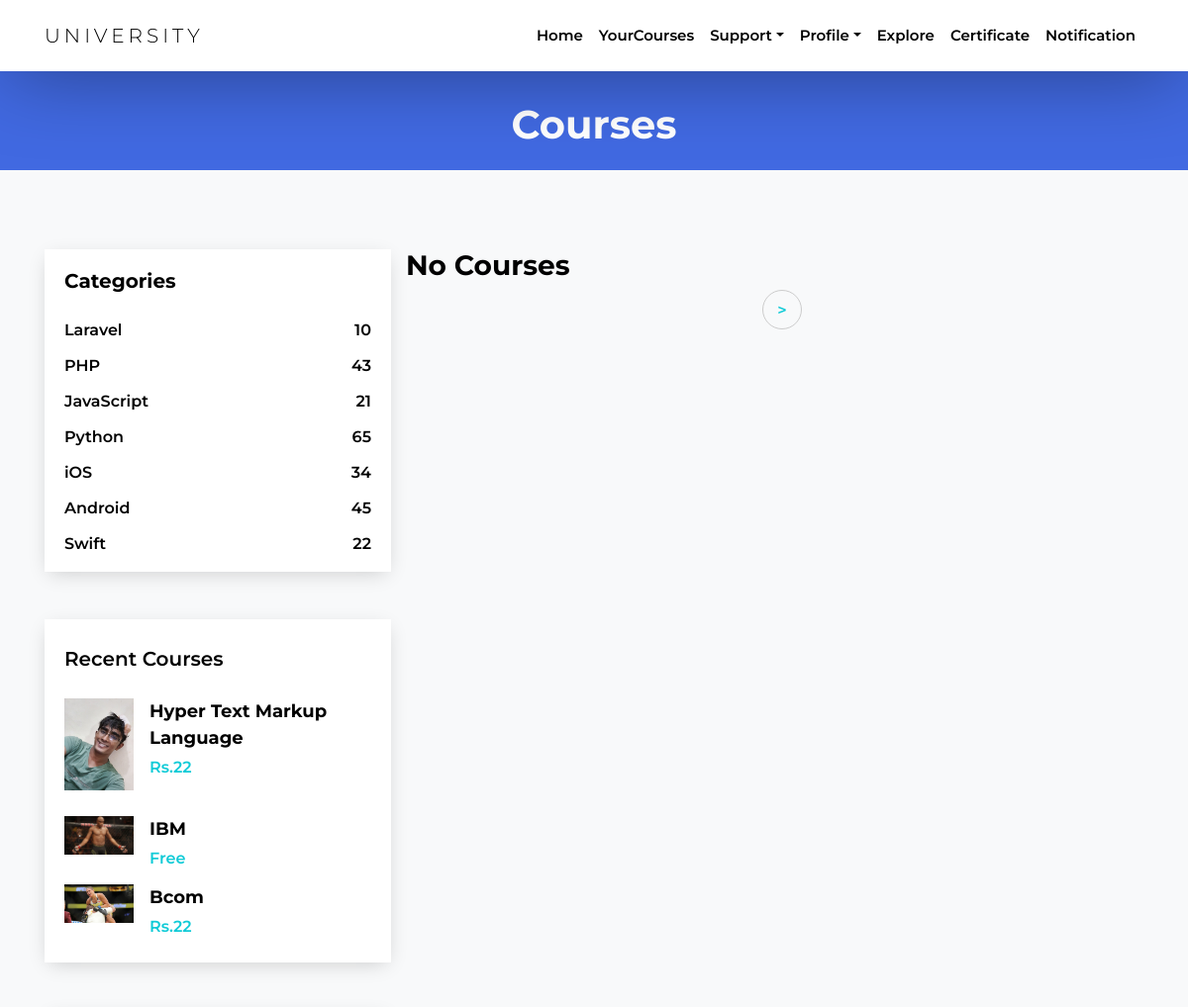
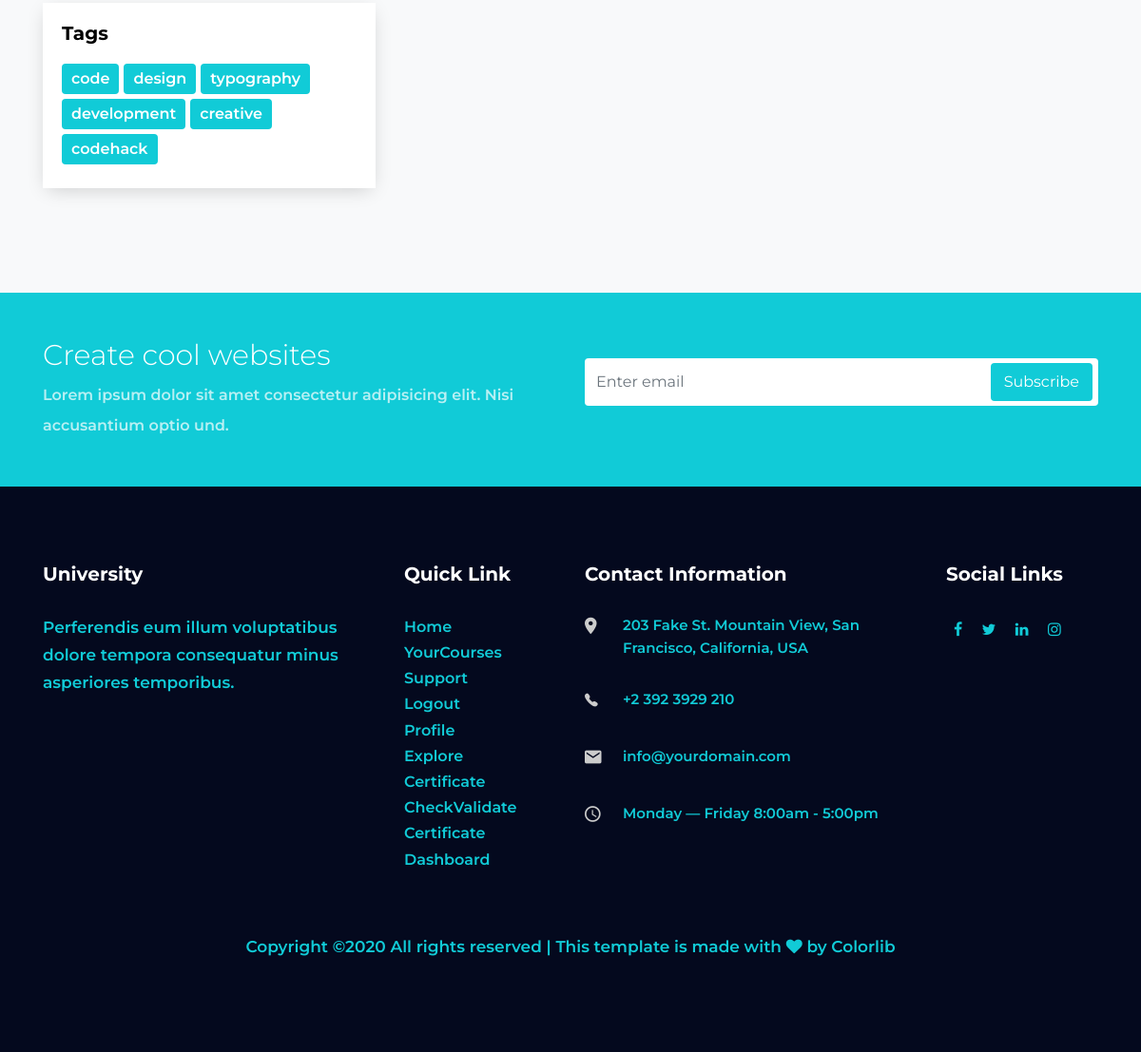
The page /index.php?action=yourcourses (signed in) on the database its author committed (2 pictures, top to bottom).
### tables this page shows
CREATE TABLE `courses` (
  `course_id` int(255) NOT NULL,
  `course_name` varchar(255) NOT NULL,
  `course_code` varchar(255) NOT NULL,
  `course_summary` varchar(255) NOT NULL,
  `course_tags` varchar(255) NOT NULL,
  `course_by` varchar(255) NOT NULL,
  `course_language` varchar(255) NOT NULL,
  `course_image` varchar(255) NOT NULL,
  `course_price` varchar(20) NOT NULL,
  `course_unique` varchar(15) NOT NULL
);

### classes/courses.php (called while the page is built, shortened)
<?php
class Courses{
	public function __construct($data=array())
	{
		if(isset($data['course_id']))
		{
		$this->course_id = $data['course_id'];
		}
		if(isset($data['course_code']))
		{
			$this->course_code = $data['course_code'];
		}
		if(isset($data['course_image']))
		{
			$this->course_image = $data['course_image'];
		}
		if(isset($data['course_price']))
		{
			$this->course_price = $data['course_price'];
		}
	}
    public static function getLimitedCourses($numRows = 12){
		$page = isset($_GET['page']) ? $_GET['page'] : 1;
        $start = ($page - 1) * $numRows;
		$conn = new PDO(DB_DSN,DB_USERNAME,DB_PASSWORD);
		$sql = "SELECT SQL_CALC_FOUND_ROWS * FROM courses ORDER BY course_id DESC LIMIT :start,:numRows";
		$stmt = $conn->prepare($sql);
		$stmt->bindValue(":start",$start,PDO::PARAM_INT);
		$stmt->bindValue(":numRows",$numRows,PDO::PARAM_INT);
		$stmt->execute();
		$list = array();
		while($row = $stmt->fetch())
		{
			$courses = new Courses($row);
			$list[] = $courses;
		}
		return(array("results"=>$list));
	}
	public static function listYourCourses($numRows = 12){
		$page = isset($_GET['page']) ? $_GET['page'] : 1;
        $start = ($page - 1) * $numRows;
		$conn = new PDO(DB_DSN,DB_USERNAME,DB_PASSWORD);
		$sql = "SELECT SQL_CALC_FOUND_ROWS * FROM addcourses_test LEFT JOIN courses ON course_id = courses_added WHERE user_id = :user_id ORDER BY courses_id DESC LIMIT :start,:numRows";
		$stmt= $conn->prepare($sql);
		$stmt->bindValue(":user_id",$_SESSION['user_id'],PDO::PARAM_INT);
		$stmt->bindValue(":start",$start,PDO::PARAM_INT);
		$stmt->bindValue(":numRows",$numRows,PDO::PARAM_INT);
		$stmt->execute();
		$list = array();
		return(array("results"=>$list));
	}
    public static function getYourCoursesPagination($numRows = 12){
		$conn = new PDO(DB_DSN,DB_USERNAME,DB_PASSWORD);
		$sql = "SELECT SQL_CALC_FOUND_ROWS * FROM addcourses_test LEFT JOIN courses ON course_id = courses_added WHERE user_id = :user_id ORDER BY courses_id DESC";
		$stmt = $conn->prepare($sql);
		$stmt->bindValue(":user_id",$_SESSION['user_id'],PDO::PARAM_INT);
        $stmt->execute();
		$list = array();
        $page = isset($_GET['page']) ? $_GET['page'] : 1;
		$prev = $page - 1;
        $next = $page + 1;
		$sql = "SELECT FOUND_ROWS() AS totalRows";
		$totalRows = $conn->query($sql)->fetch();
		$total_pages = ceil($totalRows[0]/$numRows);
		return(array("results" => $list,"page" => $page,"prev" => $prev,"next" => $next,"totalPages" => $total_pages));
	}
}
?>

### templates/yourcourses.php (the view, shortened to what this page needs)
<?php include 'header_main.php'; ?>
    <section class="site-hero1 site-sm-hero overlay" data-stellar-background-ratio="0.5" style="background-color:royalblue">
      <div class="container">
        <div class="row align-items-center justify-content-center site-hero-sm-inner">
          <div class="col-md-7 text-center">
            <div class="element-animate1">
              <h1 class="mb-2 text-white">Courses</h1>
            </div>
          </div>
        </div>
      </div>
    </section>
    <div class="site-section bg-light">
      <div class="container">
        <div class="row">
          <div class="col-md-6 col-lg-8 order-md-2">
            <div class="row">
			<?php
			if(empty($results['your_courses']))
			{
				echo "<h3>No Courses</h3>";
			}
			  ?>
            </div>
            <div class="row mb-5">
              <div class="col-md-12 text-center">
                <div class="block-27">
                  <ul>
                    <?php
                echo"<li><a href='.?action=yourcourses&page=$results[next]'>&gt;</a></li>";
					?>
                  </ul>
                </div>
              </div>
            </div>
          </div>
          <div class="col-md-6 col-lg-4 order-md-1">
            <div class="block-24 mb-5">
              <h3 class="heading">Categories</h3>
              <ul>
                <li><a href="#">Laravel <span>10</span></a></li>
                <li><a href="#">PHP <span>43</span></a></li>
                <li><a href="#">JavaScript <span>21</span></a></li>
                <li><a href="#">Python <span>65</span></a></li>
                <li><a href="#">iOS <span>34</span></a></li>
                <li><a href="#">Android <span>45</span></a></li>
                <li><a href="#">Swift <span>22</span></a></li>
              </ul>
            </div>
            <div class="block-25 mb-5">
              <div class="heading">Recent Courses</div>
              <ul>
                <?php
			  foreach($results['recent_courses'] as $recent_courses)
			  {
			  echo"
                <li>
                  <a href='.?action=lessons&course_id=$recent_courses->course_id' class='d-flex'>
                    <figure class='image mr-3'>
                      <img src='Profilepics/Courses/fullsize/$recent_courses->course_id$recent_courses->course_image' alt='' class='img-fluid'>
                    </figure>
                    <div class='text'>
                      <h3 class='heading'>$recent_courses->course_code</h3>";
					if(empty($recent_courses->course_price))
					{
                      echo"<span class='meta'>Free</span>";
					}
					else
					{
						echo"<span class='meta'>Rs.$recent_courses->course_price</span>";
					}
              echo"</div>
                  </a>
                </li>";
			  }
				?>
              </ul>
            </div>
            <div class="block-26">
              <h3 class="heading">Tags</h3>
              <ul>
                <li><a href="#">code</a></li>
                <li><a href="#">design</a></li>
                <li><a href="#">typography</a></li>
                <li><a href="#">development</a></li>
                <li><a href="#">creative</a></li>
                <li><a href="#">codehack</a></li>
              </ul>
            </div>
          </div>
        </div>
      </div>
    </div>
    <div class="py-5 block-22">
      <div class="container">
        <div class="row align-items-center">
          <div class="col-md-6 mb-4 mb-md-0 pr-md-5">
            <h2 class="heading">Create cool websites</h2>
            <p>Lorem ipsum dolor sit amet consectetur adipisicing elit. Nisi accusantium optio und.</p>
          </div>
          <div class="col-md-6">
            <form action="#" class="subscribe">
              <div class="form-group">
                <input type="email" class="form-control email" placeholder="Enter email">
                <input type="submit" class="btn btn-primary submit" value="Subscribe">
              </div>
            </form>
          </div>
        </div>
      </div>
    </div>
<?php include 'footer_main.php'; ?>

### css/style.css (style rules this page uses)
body { background: #fff; font-family:'Montserrat', sans-serif; font-weight: 600; font-size: 16px; line-height: 2; color: gray; overflow-x: hidden; }
a { -webkit-transition: .3s all ease; -o-transition: .3s all ease; transition: .3s all ease; text-decoration: none; }
h1, h2, h3, h4, h5 { color: #000; font-family:'Montserrat', sans-serif; font-weight: 700; }
.site-hero1.site-sm-hero { height: 100px; }
.site-section { padding:5em 0em; }
.btn, .form-control { outline: none; -webkit-box-shadow: none !important; box-shadow: none !important; border-radius: 0; }
.form-control { -webkit-box-shadow: none !important; box-shadow: none !important; }
.btn { position: relative; border-radius: 4px; color: #000; }
.btn.btn-primary { color: #fff; border: 2px solid transparent; }
.element-animate1 h1 { margin-top:30px; color:black; }
.block-22 { background: #11cbd7; }
.block-22 .heading { font-size: 30px; font-weight: 300; color: #fff; }
.block-22 p { color: rgba(255, 255, 255, 0.7); }
.block-22 p:last-child { margin-bottom: 0; }
.block-22 .subscribe .form-group { position: relative; }
.block-22 .subscribe .email { height: 50px; border-radius: 4px; background: #fff; border: none !important; }
.block-22 .subscribe .submit { position: absolute; top: 5px; right: 6px; }
.block-24 { background: #fff; -webkit-box-shadow: 0 5px 20px -5px rgba(0, 0, 0, 0.2); box-shadow: 0 5px 20px -5px rgba(0, 0, 0, 0.2); padding-bottom: 10px; }
.block-24 .heading { font-size: 20px; margin: 0 0 20px 0; padding: 20px 0 0 20px; color: #000; }
.block-24 ul, .block-24 ul li { padding: 0; margin: 0; }
.block-24 ul li { display: block; }
.block-24 ul li a { display: block; padding: 2px 16px; border-left: 4px solid transparent; position: relative; color: #000; }
.block-24 ul li a span { position: absolute; top: 50%; right: 20px; -webkit-transform: translateY(-50%); -ms-transform: translateY(-50%); transform: translateY(-50%); }
.block-25 { padding: 20px; background: #fff; -webkit-box-shadow: 0 5px 20px -5px rgba(0, 0, 0, 0.2); box-shadow: 0 5px 20px -5px rgba(0, 0, 0, 0.2); }
.block-25 .heading { font-size: 20px; margin: 0 0 20px 0; color: #000; }
.block-25 ul, .block-25 ul li { padding: 0; margin: 0; list-style: none; }
.block-25 ul li { margin-bottom: 10px; }
.block-25 ul li:last-child { margin-bottom: 0; }
.block-25 ul li a .image { -webkit-box-flex: 0; -ms-flex: 0 0 70px; flex: 0 0 70px; }
.block-25 ul li a .image img { max-width: 100%; }
.block-25 ul li a .text .heading { font-size: 18px; line-height: 1.5; margin: 0; padding: 0; -webkit-transition: .3s all ease; -o-transition: .3s all ease; transition: .3s all ease; }
.block-25 ul li a .meta { color: #11cbd7; }
.block-26 { padding: 20px; background: #fff; margin-bottom: 30px; -webkit-box-shadow: 0 5px 20px -5px rgba(0, 0, 0, 0.2); box-shadow: 0 5px 20px -5px rgba(0, 0, 0, 0.2); float: left; }
.block-26 .heading { font-size: 20px; margin: 0 0 20px 0; }
.block-26 ul, .block-26 ul li { padding: 0; margin: 0; list-style: none; }
.block-26 ul li { display: inline-block; margin-bottom: 5px; margin-right: 5px; float: left; }
.block-26 ul li a { color: #fff; padding: 0 10px; border-radius: 4px; display: inline-block; background: #11cbd7; }
.block-27 ul, .block-27 ul li { padding: 0; margin: 0; list-style: none; }
.block-27 ul li { display: inline-block; margin-bottom: 4px; }
.block-27 ul li a, .block-27 ul li span { text-align: center; display: inline-block; width: 40px; height: 40px; line-height: 40px; border-radius: 50%; border: 1px solid #ccc; }

### rows shown on the page
courses: course_image (picture), course_code "Hyper Text Markup Language", course_price "22"
courses: course_image (picture), course_code "IBM", shows "Free"
courses: course_image (picture), course_code "Bcom", course_price "22"
